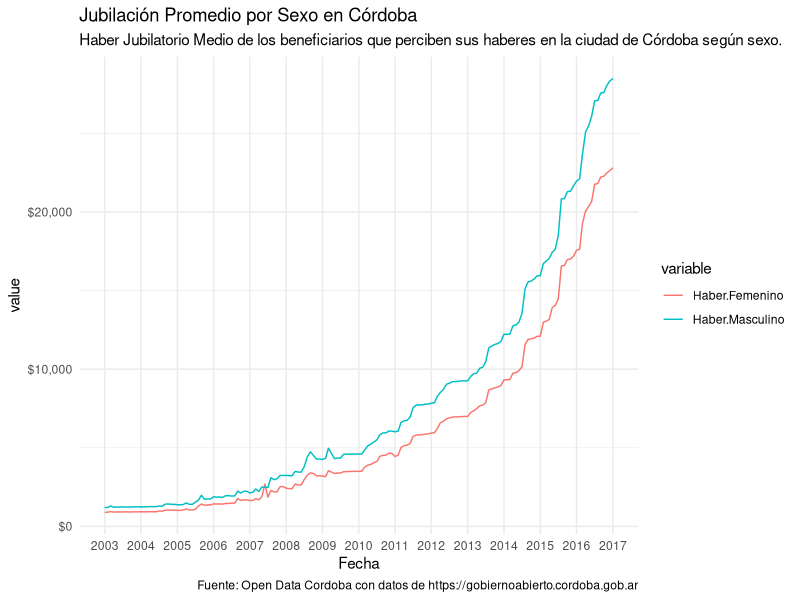
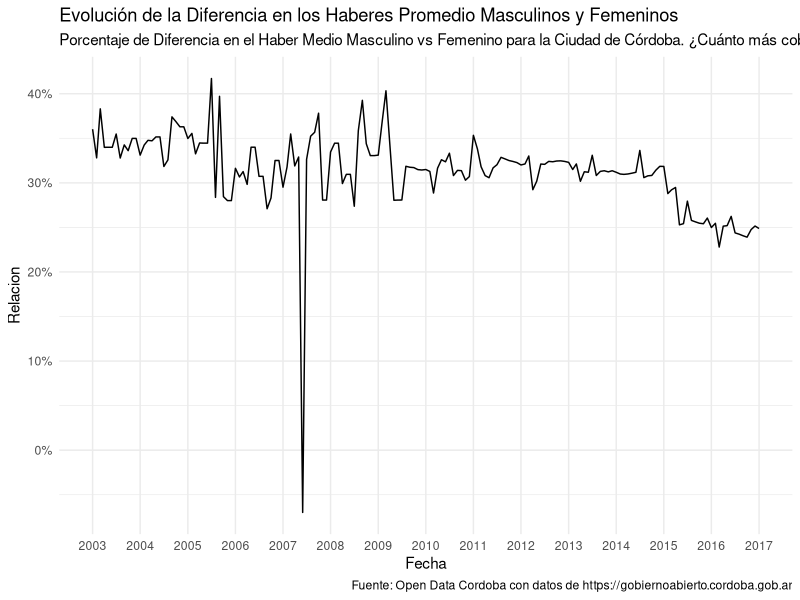
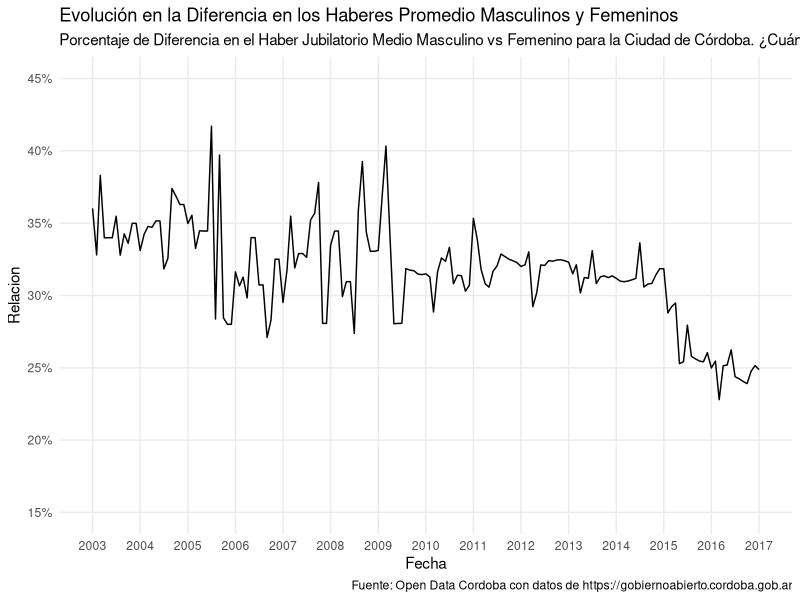

R code for these plots, in order:
library(dplyr)
library(ggplot2)
library(reshape2)

jub <- read.csv("haber_medio_sexo.csv")
jub$Fecha <- as.Date(paste0(jub$Anio,formatC(jub$Mes,width = 2,flag=0),"01"), format="%Y%m%d")

jub$Relacion <- (jub$Haber.Masculino / jub$Haber.Femenino) - 1

jub.melt <- melt(jub[,c("Fecha", "Haber.Femenino", "Haber.Masculino")], id.vars = "Fecha")

p1 <- ggplot(jub.melt, aes(x=Fecha, y=value, colour=variable)) + 
    geom_line() +
    theme_minimal()  +
    scale_y_continuous(labels = scales::dollar) +
    scale_x_date(date_breaks = "1 year", date_labels = "%Y", minor_breaks = NULL) +
    labs(title="Jubilación Promedio por Sexo en Córdoba",
         subtitle="Haber Jubilatorio Medio de los beneficiarios que perciben sus haberes en la ciudad de Córdoba según sexo.",
         caption = "Fuente: Open Data Cordoba con datos de https://gobiernoabierto.cordoba.gob.ar")
ggsave("haber-promedio-por-sexo.jpg", width = 11, height = 7)

p2 <- ggplot(jub, aes(x=Fecha, y=Relacion)) + 
    geom_line() +
    theme_minimal() +
    scale_y_continuous(labels = scales::percent) +
    scale_x_date(date_breaks = "1 year", date_labels = "%Y", minor_breaks = NULL) +
    labs(title="Evolución de la Diferencia en los Haberes Promedio Masculinos y Femeninos",
         subtitle="Porcentaje de Diferencia en el Haber Medio Masculino vs Femenino para la Ciudad de Córdoba. ¿Cuánto más cobra un Hombre que una Mujer?",
         caption = "Fuente: Open Data Cordoba con datos de https://gobiernoabierto.cordoba.gob.ar")
ggsave("evolucion-diferencia-con-outlier.jpg", width = 11, height = 7)

# Suavizado de la Curva mediante el reemplazo del Outlier por el valor más cercano
jub[which.min(jub$Relacion),"Haber.Femenino"] <- jub[which.min(jub$Relacion)-1,"Haber.Femenino"]
# Recalculo de la Relacion
jub$Relacion <- (jub$Haber.Masculino / jub$Haber.Femenino) - 1

p3 <- ggplot(jub, aes(x=Fecha, y=Relacion)) + 
    geom_line() +
    theme_minimal() +
    scale_y_continuous(labels = scales::percent, limits = c(.15,.45), breaks = seq(.15,.45,.05), minor_breaks = NULL) +
    scale_x_date(date_breaks = "1 year", date_labels = "%Y", minor_breaks = NULL) +
    labs(title="Evolución en la Diferencia en los Haberes Promedio Masculinos y Femeninos",
         subtitle="Porcentaje de Diferencia en el Haber Jubilatorio Medio Masculino vs Femenino para la Ciudad de Córdoba. ¿Cuánto más cobra un Hombre que una Mujer?",
         caption = "Fuente: Open Data Cordoba con datos de https://gobiernoabierto.cordoba.gob.ar")
ggsave("evolucion-diferencia-sin-outlier.jpg", width = 11, height = 7)
